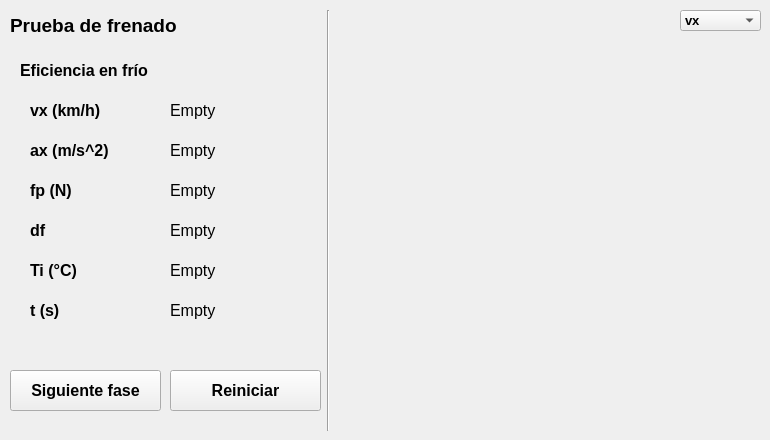
       <widget class="QWidget" name="tab_frenado">
        <property name="styleSheet">
         <string notr="true"/>
        </property>
        <attribute name="title">
         <string>Frenado</string>
        </attribute>
        <widget class="QLabel" name="label_fre_fase">
         <property name="geometry">
          <rect>
           <x>20</x>
           <y>50</y>
           <width>311</width>
           <height>41</height>
          </rect>
         </property>
         <property name="font">
          <font>
           <family>Arial</family>
           <pointsize>12</pointsize>
           <weight>75</weight>
           <bold>true</bold>
          </font>
         </property>
         <property name="frameShape">
          <enum>QFrame::NoFrame</enum>
         </property>
         <property name="text">
          <string>Eficiencia en frío</string>
         </property>
        </widget>
        <widget class="PlotWidget" name="fre_widget_plot" native="true">
         <property name="geometry">
          <rect>
           <x>340</x>
           <y>10</y>
           <width>421</width>
           <height>411</height>
          </rect>
         </property>
         <property name="mouseTracking">
          <bool>false</bool>
         </property>
         <widget class="QComboBox" name="combo_fre_plot">
          <property name="geometry">
           <rect>
            <x>340</x>
            <y>0</y>
            <width>81</width>
            <height>21</height>
           </rect>
          </property>
          <property name="font">
           <font>
            <pointsize>10</pointsize>
            <weight>75</weight>
            <bold>true</bold>
           </font>
          </property>
          <property name="maxVisibleItems">
           <number>9</number>
          </property>
          <item>
           <property name="text">
            <string>vx</string>
           </property>
          </item>
          <item>
           <property name="text">
            <string>ax</string>
           </property>
          </item>
          <item>
           <property name="text">
            <string>fp</string>
           </property>
          </item>
          <item>
           <property name="text">
            <string>df</string>
           </property>
          </item>
         </widget>
        </widget>
        <widget class="QLabel" name="label_fre_titulo">
         <property name="geometry">
          <rect>
           <x>10</x>
           <y>10</y>
           <width>317</width>
           <height>31</height>
          </rect>
         </property>
         <property name="font">
          <font>
           <family>Arial</family>
           <pointsize>14</pointsize>
           <weight>75</weight>
           <bold>true</bold>
          </font>
         </property>
         <property name="text">
          <string>Prueba de frenado</string>
         </property>
        </widget>
        <widget class="Line" name="line_2">
         <property name="geometry">
          <rect>
           <x>320</x>
           <y>10</y>
           <width>16</width>
           <height>421</height>
          </rect>
         </property>
         <property name="orientation">
          <enum>Qt::Vertical</enum>
         </property>
        </widget>
        <widget class="QLabel" name="label_fre_Ti">
         <property name="geometry">
          <rect>
           <x>170</x>
           <y>250</y>
           <width>151</width>
           <height>41</height>
          </rect>
         </property>
         <property name="font">
          <font>
           <family>Arial</family>
           <pointsize>12</pointsize>
          </font>
         </property>
         <property name="frameShape">
          <enum>QFrame::NoFrame</enum>
         </property>
         <property name="frameShadow">
          <enum>QFrame::Sunken</enum>
         </property>
         <property name="text">
          <string>Empty</string>
         </property>
        </widget>
        <widget class="QLabel" name="label_fre_vx">
         <property name="geometry">
          <rect>
           <x>170</x>
           <y>90</y>
           <width>151</width>
           <height>41</height>
          </rect>
         </property>
         <property name="font">
          <font>
           <family>Arial</family>
           <pointsize>12</pointsize>
          </font>
         </property>
         <property name="frameShape">
          <enum>QFrame::NoFrame</enum>
         </property>
         <property name="frameShadow">
          <enum>QFrame::Sunken</enum>
         </property>
         <property name="text">
          <string>Empty</string>
         </property>
        </widget>
        <widget class="QLabel" name="label_fre_fp">
         <property name="geometry">
          <rect>
           <x>170</x>
           <y>170</y>
           <width>151</width>
           <height>41</height>
          </rect>
         </property>
         <property name="font">
          <font>
           <family>Arial</family>
           <pointsize>12</pointsize>
          </font>
         </property>
         <property name="frameShape">
          <enum>QFrame::NoFrame</enum>
         </property>
         <property name="frameShadow">
          <enum>QFrame::Sunken</enum>
         </property>
         <property name="text">
          <string>Empty</string>
         </property>
        </widget>
        <widget class="QLabel" name="label_fre_4">
         <property name="geometry">
          <rect>
           <x>30</x>
           <y>210</y>
           <width>131</width>
           <height>41</height>
          </rect>
         </property>
         <property name="font">
          <font>
           <family>Arial</family>
           <pointsize>12</pointsize>
           <weight>75</weight>
           <bold>true</bold>
          </font>
         </property>
         <property name="frameShape">
          <enum>QFrame::NoFrame</enum>
         </property>
         <property name="text">
          <string>df</string>
         </property>
        </widget>
        <widget class="QLabel" name="label_fre_2">
         <property name="geometry">
          <rect>
           <x>30</x>
           <y>130</y>
           <width>131</width>
           <height>41</height>
          </rect>
         </property>
         <property name="font">
          <font>
           <family>Arial</family>
           <pointsize>12</pointsize>
           <weight>75</weight>
           <bold>true</bold>
          </font>
         </property>
         <property name="frameShape">
          <enum>QFrame::NoFrame</enum>
         </property>
         <property name="text">
          <string>ax (m/s^2)</string>
         </property>
        </widget>
        <widget class="QLabel" name="label_fre_df_Td">
         <property name="geometry">
          <rect>
           <x>170</x>
           <y>210</y>
           <width>151</width>
           <height>41</height>
          </rect>
         </property>
         <property name="font">
          <font>
           <family>Arial</family>
           <pointsize>12</pointsize>
          </font>
         </property>
         <property name="frameShape">
          <enum>QFrame::NoFrame</enum>
         </property>
         <property name="frameShadow">
          <enum>QFrame::Sunken</enum>
         </property>
         <property name="text">
          <string>Empty</string>
         </property>
        </widget>
        <widget class="QLabel" name="label_fre_5">
         <property name="geometry">
          <rect>
           <x>30</x>
           <y>250</y>
           <width>131</width>
           <height>41</height>
          </rect>
         </property>
         <property name="font">
          <font>
           <family>Arial</family>
           <pointsize>12</pointsize>
           <weight>75</weight>
           <bold>true</bold>
          </font>
         </property>
         <property name="frameShape">
          <enum>QFrame::NoFrame</enum>
         </property>
         <property name="text">
          <string>Ti (°C)</string>
         </property>
        </widget>
        <widget class="QLabel" name="label_fre_ax">
         <property name="geometry">
          <rect>
           <x>170</x>
           <y>130</y>
           <width>151</width>
           <height>41</height>
          </rect>
         </property>
         <property name="font">
          <font>
           <family>Arial</family>
           <pointsize>12</pointsize>
          </font>
         </property>
         <property name="frameShape">
          <enum>QFrame::NoFrame</enum>
         </property>
         <property name="frameShadow">
          <enum>QFrame::Sunken</enum>
         </property>
         <property name="text">
          <string>Empty</string>
         </property>
        </widget>
        <widget class="QLabel" name="label_fre_3">
         <property name="geometry">
          <rect>
           <x>30</x>
           <y>170</y>
           <width>131</width>
           <height>41</height>
          </rect>
         </property>
         <property name="font">
          <font>
           <family>Arial</family>
           <pointsize>12</pointsize>
           <weight>75</weight>
           <bold>true</bold>
          </font>
         </property>
         <property name="frameShape">
          <enum>QFrame::NoFrame</enum>
         </property>
         <property name="text">
          <string>fp (N)</string>
         </property>
        </widget>
        <widget class="QLabel" name="label_fre_1">
         <property name="geometry">
          <rect>
           <x>30</x>
           <y>90</y>
           <width>131</width>
           <height>41</height>
          </rect>
         </property>
         <property name="font">
          <font>
           <family>Arial</family>
           <pointsize>12</pointsize>
           <weight>75</weight>
           <bold>true</bold>
          </font>
         </property>
         <property name="frameShape">
          <enum>QFrame::NoFrame</enum>
         </property>
         <property name="text">
          <string>vx (km/h)</string>
         </property>
        </widget>
        <widget class="QLabel" name="label_fre_t_dr">
         <property name="geometry">
          <rect>
           <x>170</x>
           <y>290</y>
           <width>151</width>
           <height>41</height>
          </rect>
         </property>
         <property name="font">
          <font>
           <family>Arial</family>
           <pointsize>12</pointsize>
          </font>
         </property>
         <property name="frameShape">
          <enum>QFrame::NoFrame</enum>
         </property>
         <property name="frameShadow">
          <enum>QFrame::Sunken</enum>
         </property>
         <property name="text">
          <string>Empty</string>
         </property>
        </widget>
        <widget class="QLabel" name="label_fre_6">
         <property name="geometry">
          <rect>
           <x>30</x>
           <y>290</y>
           <width>131</width>
           <height>41</height>
          </rect>
         </property>
         <property name="font">
          <font>
           <family>Arial</family>
           <pointsize>12</pointsize>
           <weight>75</weight>
           <bold>true</bold>
          </font>
         </property>
         <property name="frameShape">
          <enum>QFrame::NoFrame</enum>
         </property>
         <property name="text">
          <string>t (s)</string>
         </property>
        </widget>
        <widget class="QPushButton" name="button_fre_rst">
         <property name="geometry">
          <rect>
           <x>170</x>
           <y>370</y>
           <width>151</width>
           <height>41</height>
          </rect>
         </property>
         <property name="font">
          <font>
           <family>Arial</family>
           <pointsize>12</pointsize>
           <weight>75</weight>
           <bold>true</bold>
          </font>
         </property>
         <property name="text">
          <string>Reiniciar</string>
         </property>
        </widget>
        <widget class="QPushButton" name="button_fre_fase">
         <property name="geometry">
          <rect>
           <x>10</x>
           <y>370</y>
           <width>151</width>
           <height>41</height>
          </rect>
         </property>
         <property name="font">
          <font>
           <family>Arial</family>
           <pointsize>12</pointsize>
           <weight>75</weight>
           <bold>true</bold>
          </font>
         </property>
         <property name="text">
          <string>Siguiente fase</string>
         </property>
        </widget>
       </widget>
